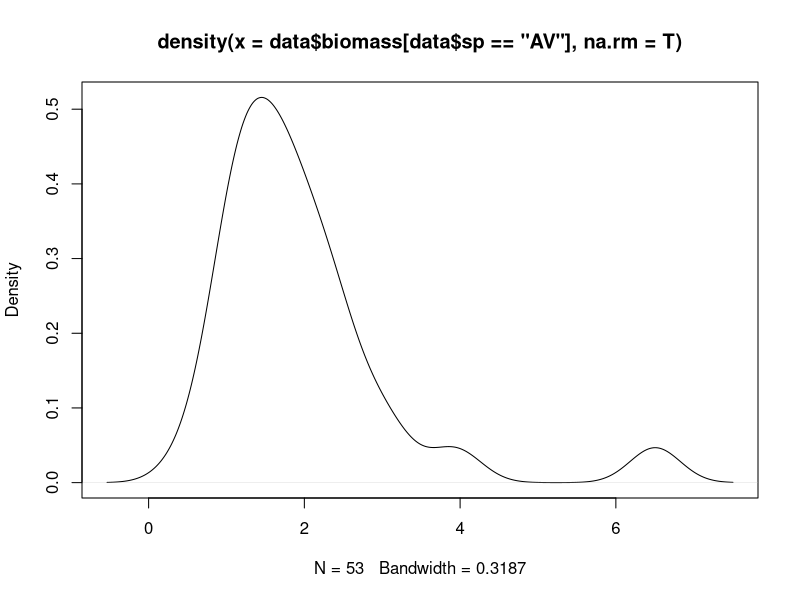
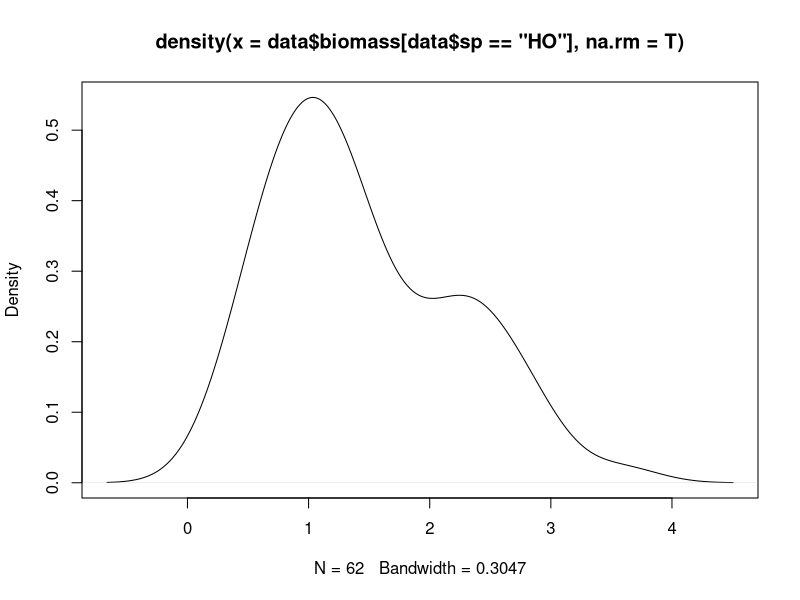
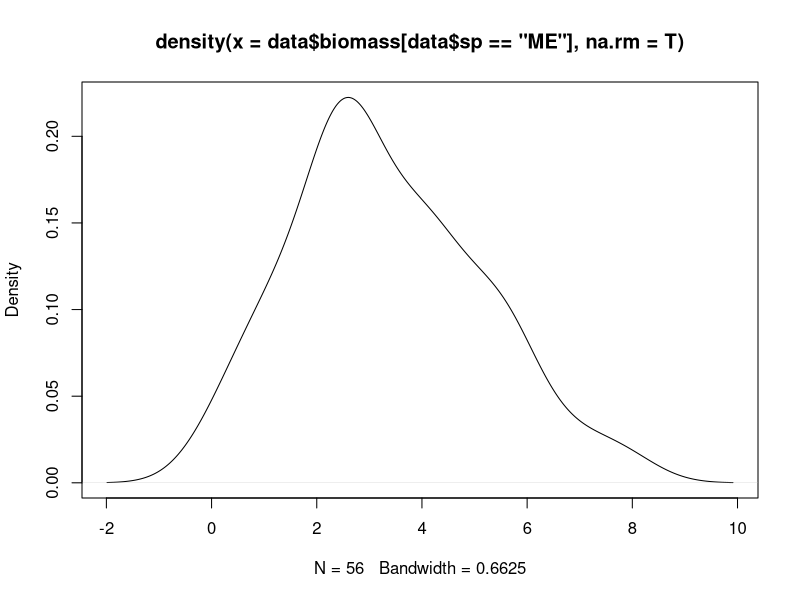
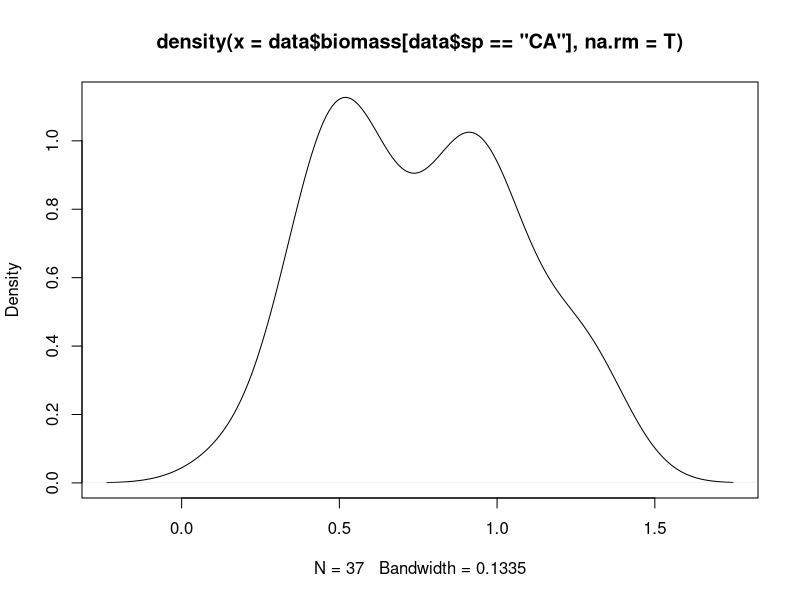
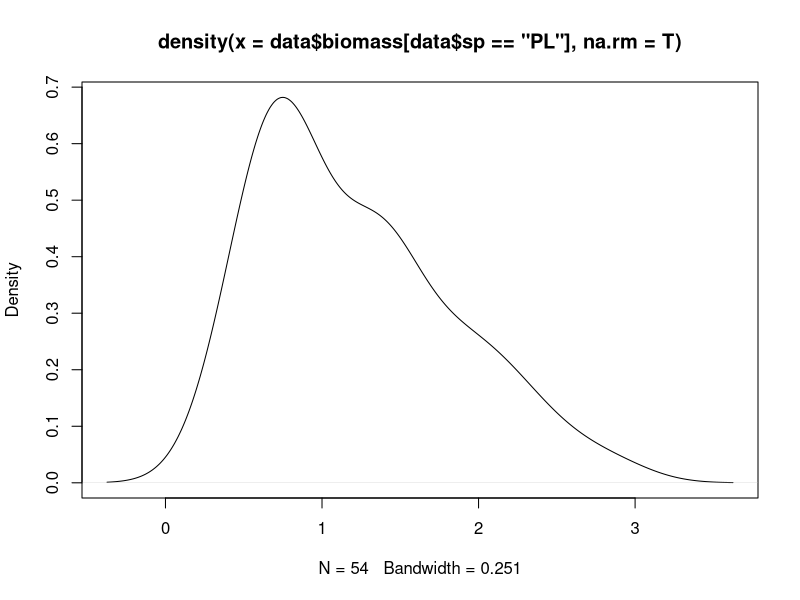

Generate these figures, in order, with R: (Note: this script raises an error after producing the figures.)
# En este script voy a actualizar la matriz de RASGOS incluyendo
# BIOMASA y WINRHIZO

# DATOS Y PAQUETES ----

library(tidyverse)
library(here)

# MATRIZ DE RASGOS
data <- read.table(here("rawdata/datos_sibecol_2025.csv"), header = TRUE, sep = ",")
# BIOMASA
biomasa_frozen <- read.table(here("rawdata/peso_seco_cosecha_congelada.csv"), header = TRUE, sep = ",")
biomasa_resto <- read.table(here("rawdata/pesos_muerta_semillas_resto_irga.csv"), header = TRUE, sep = ",")
# WINRHIZO
winrhizo <- read.table(here("rawdata/winrhizo.csv"), header = T, sep = ",")
raices_pesos_gabi <- read.table(here("rawdata/raices_pesos_gabi.csv"), header = T, sep = ",")

# BIOMASA ----

# Miramos que los ids estén igual escritos que en la matriz principal
setdiff(biomasa_resto$id, data$id)
setdiff(biomasa_frozen$id, data$id)

# Unimos los datos de pesos y los sumamos en una única variable "biomass"
biomass_data <- full_join(biomasa_frozen, biomasa_resto)
# Antes de unir vamos a asegurarnos de que no vayamos a tomar por biomasa total
# La biomasa de las semillas. Es decir, si no hubiese datos de muerta ni frozen,
# Descartaríamos esos datos.
which(is.na(biomass_data$frozen) & is.na(biomass_data$muerta))
# Hay un caso, pero el peso de restos no es descabellado así que lo dejamos
biomass_data <- biomass_data %>% 
  mutate(biomass = rowSums(.[,-1], na.rm = T)) %>%
           select(id, biomass)

# Miramos de nuevo que los nombres coincidan, y unimos con todos los datos
setdiff(biomass_data$id, data$id)
data <- full_join(data, biomass_data)

# Miramos la distribución de los datos de biomasa por especie
plot(density(data$biomass[data$sp == "AV"], na.rm = T))
plot(density(data$biomass[data$sp == "HO"], na.rm = T))
plot(density(data$biomass[data$sp == "ME"], na.rm = T))
plot(density(data$biomass[data$sp == "CA"], na.rm = T))
plot(density(data$biomass[data$sp == "PL"], na.rm = T))


# WINRHIZO ----

# Nos quedamos con las variables que nos interesan
winrhizo_selection <- winrhizo%>%
  select(c(RHIZO.2009, AvgDiam.mm., Length.cm., RootVolume.cm3.))%>%
  rename(full_id = RHIZO.2009)

# creamos full_id en la matriz de pesos de raíces
raices_selection <- raices_pesos_gabi %>%
  mutate(full_id = paste0(sp, id))

# Miramos que tengan los mismos ids
setdiff(winrhizo_selection$full_id, raices_selection$full_id)
setdiff(raices_selection$full_id, winrhizo_selection$full_id)

# Juntamos los datos de raíces en una matriz y calculamos RTD y SRL
roots <- full_join(winrhizo_selection, raices_selection)%>%
  mutate(RTD = paste0(peso_winrhizo/RootVolume.cm3.))%>% # g/cm3
  mutate(SRL = paste0(Length.cm./100*peso_winrhizo)) # cm/g salen números muy grandes, cambiamos a m/g que es más habitual
# Forzamos que RTD y SRL se traten como números
class(roots$RTD) <- "numeric"
class(roots$SRL) <- "numeric"

trait_data <- full_join(data, roots) %>%
  select(-c(full_id, peso_winrhizo, peso_resto, Length.cm., RootVolume.cm3., profundidad_sustrato))

write.table(trait_data, "trait_data.csv", row.names = F, sep = ",")

# VISUALIZAMOS LA DISTRIBUCIÓN DE LAS VARIABLES ----

# Identificar variables numéricas (numeric e integer)
numeric_vars <- names(trait_data)[sapply(trait_data, function(x) {
  is.numeric(x) || is.integer(x)
})]

sp <- c("AV", "HO", "PL", "CA", "ME")

par(mfrow = c(5,5))

# Loop para generar los gráficos de densidad
for (species in sp) {
  for (var in numeric_vars) {
    
    x <- na.omit(trait_data[[var]][trait_data$sp == species])
    
    if (length(x) >= 2 && length(unique(x)) > 1) {
      
      plot(
        density(x),
        main = paste(var, "-", species),
        xlab = paste0("N = ", length(x)) 
      )
      
    }
    
  }
}


# VISUALIZAMOS LA CORRELACIÓN DE LAS VARIABLES ----

library(corrplot)

# Seleccionar variables numéricas
numeric_vars <- trait_data[, sapply(trait_data, is.numeric)]

# Calcular matriz de correlaciones
cor_matrix <- cor(numeric_vars, use = "pairwise.complete.obs",
                  method = "pearson")

# Correlograma
corrplot(
  cor_matrix,
  method = "color",
  type = "upper",
  col = colorRampPalette(c("red", "white", "blue"))(200),
  addCoef.col = "black",
  number.cex = 0.6,
  tl.col = "black",
  tl.srt = 45,
  diag = FALSE
)
